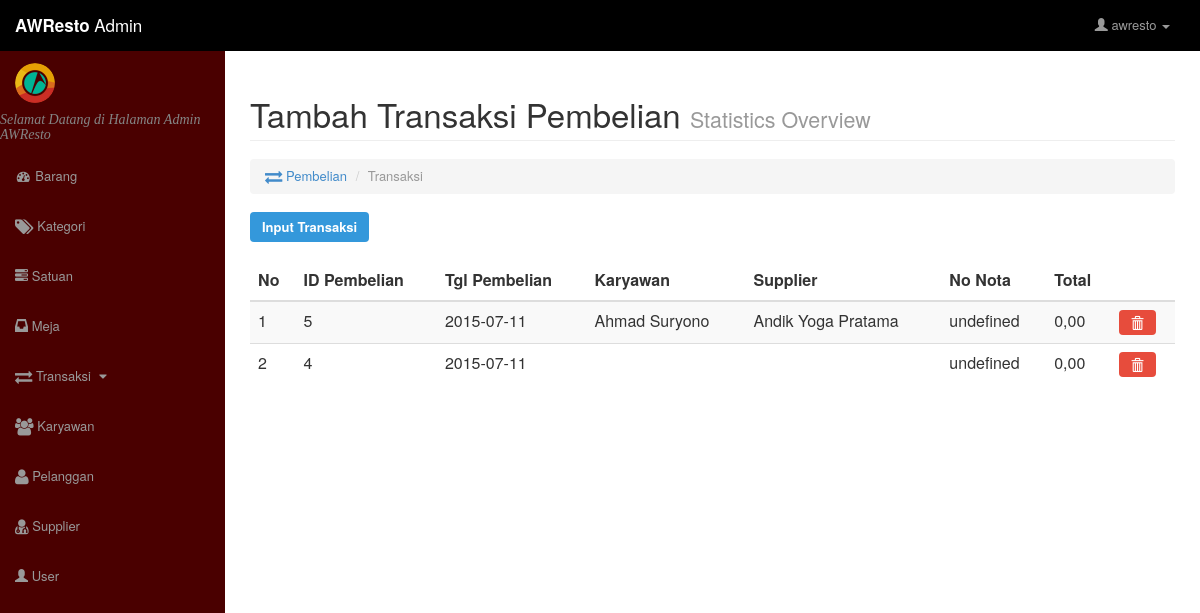
Screenshot of /admin/pembelian/pembelian_transaksi.php (signed in) with the database file from the repository.
### tables this page shows
CREATE TABLE IF NOT EXISTS `pembelian` (
  `id_pembelian` int(100) NOT NULL AUTO_INCREMENT,
  `id_karyawan` int(100) NOT NULL,
  `id_supplier` int(100) NOT NULL,
  `no_nota` varchar(100) NOT NULL,
  `total` float NOT NULL,
  `tgl_pembelian` date NOT NULL,
  PRIMARY KEY (`id_pembelian`)
);

CREATE TABLE IF NOT EXISTS `karyawan` (
  `id_karyawan` int(100) NOT NULL AUTO_INCREMENT,
  `nama_karyawan` varchar(100) NOT NULL,
  `foto_karyawan` text NOT NULL,
  `alamat` varchar(100) NOT NULL,
  `telepon` varchar(100) NOT NULL,
  PRIMARY KEY (`id_karyawan`)
);

CREATE TABLE IF NOT EXISTS `supplier` (
  `id_supplier` int(100) NOT NULL AUTO_INCREMENT,
  `nama_supplier` varchar(100) NOT NULL,
  `alamat` varchar(100) NOT NULL,
  `telepon` varchar(100) NOT NULL,
  PRIMARY KEY (`id_supplier`)
);

### admin/pembelian/pembelian_transaksi.php (the view, shortened to what this page needs)
<?php
    if(isset($_SESSION['user']) == 0){
?>
<script>alert('Silahkan Melakukan Login dahulu !!');document.location.href="../index.php"</script>
<?php } else { ?>
<html>
    <head>
        <?php include "../include/style.php" ?>
        <link href="../../assets/css/bootstrap-datetimepicker.min.css" rel="stylesheet">
    </head>
    <body>
        <div id="wrapper">
            <?php include "../include/navbar.php" ?>
            <div id="page-wrapper">
                <div class="container-fluid">
                    <div class="row">
                        <div class="col-lg-12">
                            <h1 class="page-header">
                                Tambah Transaksi Pembelian
                                <small>Statistics Overview</small>
                            </h1>
                            <ol class="breadcrumb">
                                <li>
                                    <a href="pembelian_transaksi.php">
                                        <i class="fa fa-exchange fa-lg"></i>
                                        Pembelian
                                    </a>
                                </li>
                                <li class="active">Transaksi</li>
                            </ol>
                        </div>
                    </div>
                    <div class="row">
                        <div class="col-lg-12">
                            <?php
                                $p=isset($_GET['act'])?$_GET['act']:null;
                                switch($p){
                                    default:
                                    echo"
                                    <tr>
                                        <td>
                                            <a href='?page=pembelian&act=tambah' class='btn btn-primary' style='background:#3498DB;border:#3498DB;'>
                                                <b>Input Transaksi</b>
                                            </a>
                                        </td>
                                        <br><br>
                                    </tr>
                                    <div class='table-responsive'>
                                        <table class='table table-hover table-striped'>
                                            <thead>
                                                <tr>
                                                    <th>No</th>
                                                    <th>ID Pembelian</th>
                                                    <th>Tgl Pembelian</th>
                                                    <th>Karyawan</th>
                                                    <th>Supplier</th>
                                                    <th>No Nota</th>
                                                    <th>Total</th>
                                                    <th></th>
                                                </tr>
                                            </thead>
                                            <tbody>";
                                    $query=mysql_query("SELECT pembelian.*, supplier.nama_supplier, karyawan.nama_karyawan
                                    FROM (pembelian LEFT JOIN supplier on pembelian.id_supplier=supplier.id_supplier)
                                    LEFT JOIN karyawan on pembelian.id_karyawan=karyawan.id_karyawan order by id_pembelian desc");
                                    $no=1;
                                    while($r=mysql_fetch_array($query))
                                    {
                                        echo"
                                        <tr>
                                            <td>$no</td>
                                            <td>$r[id_pembelian]</td>
                                            <td>$r[tgl_pembelian]</td>
                                            <td>$r[nama_karyawan]</td>
                                            <td>$r[nama_supplier]</td>
                                            <td>$r[no_nota]</td>
                                            <td>".number_format($r['total'],2,',','.')."</td>
                                            <td>
                                                <a class='btn btn-danger' type='button' style='background:#E74C3C;border:#E74C3C'
                                                href='delete_nota.php?id=".$r['id_pembelian']."'>
                                                    <span class='glyphicon glyphicon-trash'></span>
                                                </a>
                                            </td>
                                        </tr>";
                                        $no++;
                                    }
                                    echo"</tbody></table></div>";
                                    break;
                                }
                            ?>
                        </div>
                    </div>
                </div>
            </div>
        </div>
    </body>
</html>
<?php } ?>

### assets/css/admin/sb-admin.css (style rules this page uses)
body { margin-top: 88px; }
@media (min-width:768px) { body { margin-top: 50px; } }
#wrapper { padding-left: 0; }
#page-wrapper { width: 100%; padding: 0; background-color: #fff; }
@media (min-width:768px) { #wrapper { padding-left: 225px; } }
@media (min-width:768px) { #page-wrapper { padding: 10px; } }

### rows the page displays
pembelian: id_pembelian "5", tgl_pembelian "2015-07-11", id_karyawan.nama_karyawan "Ahmad Suryono", id_supplier.nama_supplier "Andik Yoga Pratama", no_nota "undefined", total "0,00"
pembelian: id_pembelian "4", tgl_pembelian "2015-07-11", no_nota "undefined", total "0,00"

### other values shown
$_SESSION['user'] "awresto"
